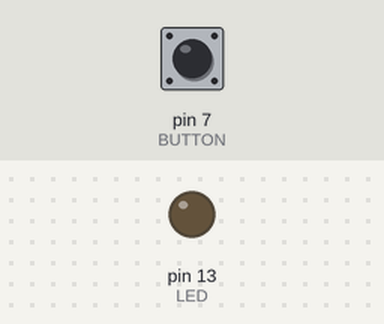
A sketch run on a simulated Arduino Uno, built with avr-gcc and run on an emulated ATmega328P. Shown: output pins drawn as LEDs (lit = HIGH). Inputs (shaded band) come from the test bench; at power-on: pin 7 (BUTTON) LOW. What the sketch prints to the serial monitor is not drawn.

Above: at 1.2 s.
1.3 s: pin 7 (BUTTON) pulled HIGH for 0.15 s
At 1.37 s:
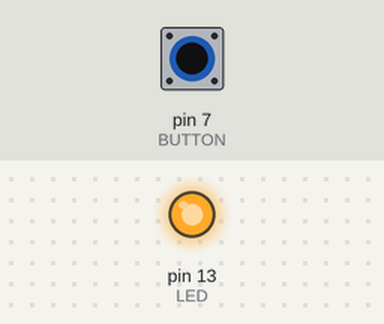
2.9 s: pin 7 (BUTTON) pulled HIGH for 3.2 s
At 7.1 s:
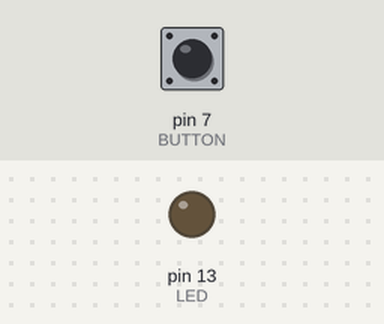
Timing chart, 0 to 8.6 s (numbered marks = the images above; inputs shaded):
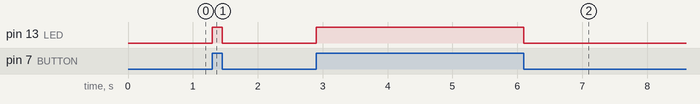

The sketch:

Switch.ino
```cpp
/*
const int LED = 13; defines a constant named LED that is equal to 13. This means that the value of LED will always be 13, and it cannot be changed.

const int BUTTON = 7; defines a constant named BUTTON that is equal to 7. This means that the value of BUTTON will always be 7, and it cannot be changed.

int val = 0; defines a variable named val that is initialized to 0. This means that the value of val will start out at 0, and it can be changed later on.

void setup() { This line marks the beginning of the setup() function. The setup() function is called once, when the Arduino starts up. It is used to initialize the Arduino and set up any necessary settings.

pinMode(LED, OUTPUT); This line sets the LED pin as an output. This means that the Arduino can send a signal to the LED pin.

pinMode(BUTTON, INPUT); This line sets the BUTTON pin as an input. This means that the Arduino can read the value of the BUTTON pin.

Serial.begin(9600); This line initializes the serial communication at 9600 baud. This means that the Arduino can send and receive data at a rate of 9600 bits per second.

void loop() { This line marks the beginning of the loop() function. The loop() function is called repeatedly, forever. It is used to run the main code of the Arduino program.

val = digitalRead(BUTTON); This line reads the value of the BUTTON pin. The value of the BUTTON pin will be either HIGH or LOW.
Serial.print(val); This line prints the value of the BUTTON pin to the serial monitor. The serial monitor is a window that shows the output of the Arduino program.

if (val == HIGH) { This line checks if the value of the BUTTON pin is HIGH. If it is, the code inside the if statement will be executed.
digitalWrite(LED, HIGH); This line turns on the LED.

else { This line is executed if the value of the BUTTON pin is not HIGH.

digitalWrite(LED, LOW); This line turns off the LED.
*/

// This code defines a LED connected to pin 13 and a button connected to pin 7.
const int LED = 13;
const int BUTTON = 7;
int val = 0;

void setup()
{                           // This function is called once, when the Arduino starts up.
    pinMode(LED, OUTPUT);   // This line sets the LED pin as an output.
    pinMode(BUTTON, INPUT); // This line sets the button pin as an input.
    Serial.begin(9600);     // This line initializes the serial communication at 9600 baud.
}

void loop()
{                              // This function is called repeatedly, forever.
    val = digitalRead(BUTTON); // This line reads the value of the button pin.
    Serial.print(val);         // This line prints the value of the button pin to the serial monitor.
    if (val == HIGH)
    {                            // This line checks if the value of the button pin is HIGH.
        digitalWrite(LED, HIGH); // If the value of the button pin is HIGH, this line turns on the LED.
    }
    else
    { // Otherwise, this line turns off the LED.
        digitalWrite(LED, LOW);
    }
}
```

Measured:
- after the input at 1.3 s, pin 13 (LED): LOW → HIGH at once, → LOW 0.15 s later
- after the input at 2.9 s, pin 13 (LED): LOW → HIGH at once, → LOW 3.2 s later
